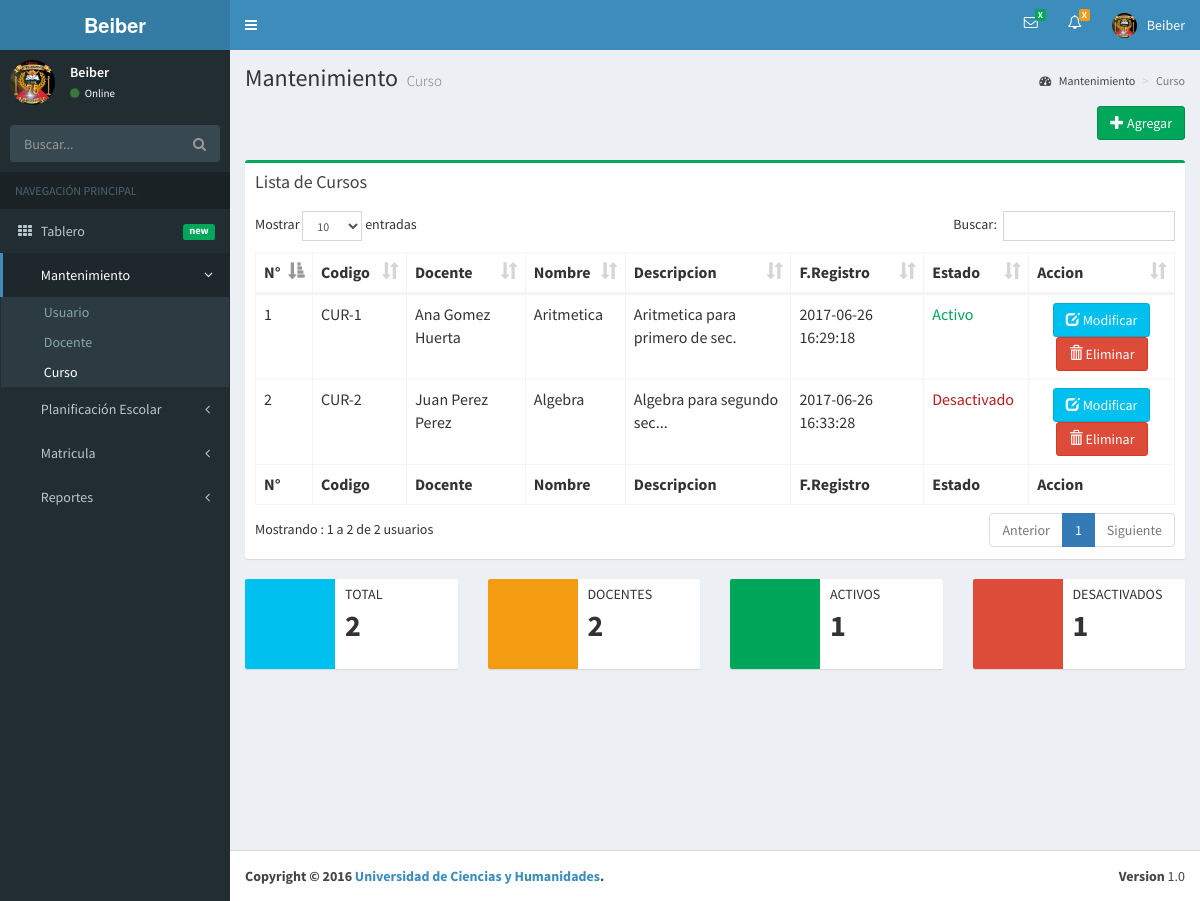
Screenshot of /AppColegio/view/menu.php?p=menu_curso (signed in) with the database file from the repository.
### tables this page shows
CREATE TABLE `col_curso` (
  `id_curso` int(11) NOT NULL,
  `codigo_curso` varchar(10) NOT NULL,
  `nombre_curso` varchar(150) DEFAULT NULL,
  `descripcion_curso` varchar(500) DEFAULT NULL,
  `fregistro_curso` datetime DEFAULT NULL,
  `estado_curso` int(11) DEFAULT NULL,
  `col_Docente_id_docente` int(11) NOT NULL
);

CREATE TABLE `col_docente` (
  `id_docente` int(11) NOT NULL,
  `codigo_docente` varchar(10) NOT NULL,
  `dni_docente` varchar(10) DEFAULT NULL,
  `nombre_docente` varchar(200) DEFAULT NULL,
  `ap_docente` varchar(200) DEFAULT NULL,
  `am_docente` varchar(200) DEFAULT NULL,
  `sexo_docente` char(1) NOT NULL,
  `email_docente` varchar(100) DEFAULT NULL,
  `telefono_docente` varchar(9) DEFAULT NULL,
  `celular_docente` varchar(9) DEFAULT NULL,
  `fregistro_docente` datetime DEFAULT NULL,
  `estado_docente` int(11) DEFAULT NULL
);

### AppColegio/view/menu.php (called while the page is built)
<?php
    $pagina = isset($_GET['p']) ? strtolower($_GET['p']) : 'menu_principal';
    require_once 'pages/header.php';
    require_once 'pages/'.$pagina.'.php';
    require_once 'pages/footer.php';
?>

### AppColegio/dao/CursoDAO.php (called while the page is built, shortened)
<?php
class CursoDAO {
    public function readAllCurso() {
        $arreglo = null;
        try {
            $conexion = new Conexion();
            $cn = $conexion->getConexion();
            $sql = "SELECT "
                    . "col_curso.codigo_curso,"
                    . "col_curso.nombre_curso,"
                    . "col_curso.descripcion_curso,"
                    . "col_curso.fregistro_curso,"
                    . "col_curso.estado_curso,"
                    . "col_curso.col_Docente_id_docente,"
                    . "col_docente.id_docente,"
                    . "col_docente.nombre_docente,"
                    . "col_docente.ap_docente,"
                    . "col_docente.am_docente"
                    . " FROM col_curso INNER JOIN col_docente ON col_docente.id_docente=col_curso.col_Docente_id_docente ORDER BY fregistro_curso";
            $statement = $cn->prepare($sql);
            if ($statement->execute()) {
                while ($resultado = $statement->fetch()) {
                    $arreglo[] = $resultado;
                }
            }
        } catch (Exception $ex) {
            echo $ex->getMessage();
        }
        return $arreglo;
    }
    public function curActivo() {
        $arreglo = null;
        $cant = 0;
        $estado = 1;
        try {
            $conexion = new Conexion();
            $cn = $conexion->getConexion();
            $sql = "SELECT estado_curso FROM col_curso WHERE estado_curso=:estado";
            $statement = $cn->prepare($sql);
            $statement->bindParam(":estado", $estado);
            if ($statement->execute()) {
                while ($resultado = $statement->fetch()) {
                    $arreglo[] = $resultado;
                }
                $cant = count($arreglo);
            }
        } catch (Exception $ex) {
            echo $ex->getMessage();
        }
        return $cant;
    }
    public function curDesactivo() {
        $arreglo = null;
        $cant = 0;
        $estado = 0;
        try {
            $conexion = new Conexion();
            $cn = $conexion->getConexion();
            $sql = "SELECT estado_curso FROM col_curso WHERE estado_curso=:estado";
            $statement = $cn->prepare($sql);
            $statement->bindParam(":estado", $estado);
            if ($statement->execute()) {
                while ($resultado = $statement->fetch()) {
                    $arreglo[] = $resultado;
                }
                $cant = count($arreglo);
            }
        } catch (Exception $ex) {
            echo $ex->getMessage();
        }
        return $cant;
    }
}

### AppColegio/controller/CursoListaController.php (called while the page is built)
<?php
require_once '../dao/CursoDAO.php';
class CursoListaController {
    public $cur;
    function __construct() {
        $this->cur = new CursoDAO();
    }
    public function lista() {
        return $this->cur->readAllCurso();
    }
}

### AppColegio/dao/DocenteDAO.php (called while the page is built, shortened)
<?php
class DocenteDAO {
    public function readAllDocente() {
        $arreglo = null;
        try {
            $conexion = new Conexion();
            $cn = $conexion->getConexion();
            $sql = "SELECT "
                    . "id_docente,"
                    . "codigo_docente,"
                    . "dni_docente,"
                    . "nombre_docente,"
                    . "ap_docente,"
                    . "am_docente,"
                    . "sexo_docente,"
                    . "email_docente,"
                    . "telefono_docente,"
                    . "celular_docente,"
                    . "fregistro_docente,"
                    . "estado_docente"
                    . " FROM col_docente ORDER BY fregistro_docente";
            $statement = $cn->prepare($sql);
            if ($statement->execute()) {
                while ($resultado = $statement->fetch()) {
                    $arreglo[] = $resultado;
                }
            }
        } catch (Exception $ex) {
            echo $ex->getMessage();
        }
        return $arreglo;
    }
}

### AppColegio/controller/DocenteListaController.php (called while the page is built)
<?php
require_once '../dao/DocenteDAO.php';
class DocenteListaController {
    public $doc;
    function __construct() {
        $this->doc = new DocenteDAO();
    }
    public function lista() {
        return $this->doc->readAllDocente();
    }
}

### AppColegio/view/pages/menu_curso.php (the view, shortened to what this page needs)
<?php
require_once '../controller/CursoListaController.php';
require_once '../controller/DocenteListaController.php';
$docente=new DocenteListaController();
$curso = new CursoListaController();
$objcur = new CursoDAO();
$listadocente=$docente->lista();
$lista = $curso->lista();
$totalcur = count($lista);
$totalDoc= count($listadocente);
$curActivo = $objcur->curActivo();
$curDesactivo = $objcur->curDesactivo();
?>
<div class="content-wrapper">
    <section class="content-header">
        <h1>
            Mantenimiento
            <small>Curso</small>
        </h1>
        <ol class="breadcrumb">
            <li><a href="#"><i class="fa fa-dashboard"></i> Mantenimiento</a></li>
            <li class="active">Curso</li>
        </ol>
    </section>
    <section class="content">
        <div class="row">
            <div class="col-sm-12" style="text-align: right">
                <button type="button" class="btn btn-success" data-toggle="modal" data-target="#dataRegisterCUR"><i class='glyphicon glyphicon-plus'></i> Agregar</button>
                <br> <br>
            </div>
        </div>
        <div id="panelito_usuario">
            <div class="box box-success">
                <div class="box-header">
                    <h3 class="box-title">Lista de Cursos</h3>
                </div>
                <div class="box-body">
                    <div class="row">
                        <div class="col-sm-12">
                            <table id="example1" class="table table-bordered">
                                <thead>
                                    <tr>
                                        <th>N°</th>
                                        <th>Codigo</th>
                                        <th>Docente</th>
                                        <th>Nombre</th>
                                        <th>Descripcion</th>
                                        <th>F.Registro</th>
                                        <th>Estado</th>
                                        <th>Accion</th>
                                    </tr>
                                </thead>
                                <tbody>
                                    <?php
                                    if (isset($lista)) {
                                        $contador = 1;
                                        $estado = "";
                                        foreach ($lista as $cur_lista) {
                                            if ($cur_lista['estado_curso'] == 1) {
                                                $estado = "<p style='color:#00a65a'>Activo</p>";
                                            } else {
                                                $estado = "<p style='color:#b71c1c'>Desactivado</p>";
                                            }
                                            ?>
                                            <tr>
                                                <td><?= $contador ?></td>
                                                <td><?= $cur_lista['codigo_curso'] ?></td>
                                                <td><?= $cur_lista['nombre_docente']." ".$cur_lista['ap_docente']." ".$cur_lista['am_docente'] ?></td>
                                                <td><?= $cur_lista['nombre_curso'] ?></td>
                                                <td><?= $cur_lista['descripcion_curso'] ?></td>
                                                <td><?= $cur_lista['fregistro_curso'] ?></td>
                                                <td><?= $estado ?></td>
                                                <td><center><button data-toggle="modal" data-target="#dataUpdateCUR" class="btn btn-info"
                                                            data-codigo_curso="<?= $cur_lista['codigo_curso'] ?>"  data-id_docente="<?= $cur_lista['id_docente'] ?>"
                                                            data-nombre_curso="<?= $cur_lista['nombre_curso'] ?>" data-descripcion_curso="<?= $cur_lista['descripcion_curso'] ?>"
                                                            data-fregistro_curso="<?= $cur_lista['fregistro_curso'] ?>" data-estado_curso="<?= $cur_lista['estado_curso'] ?>"
                                                            ><i class="glyphicon glyphicon-edit"></i> Modificar</button>
                                            <button data-toggle="modal" data-target="#dataEliminarCUR" class="btn btn-danger" data-codigo_curso="<?= $cur_lista['codigo_curso'] ?>"><i class="glyphicon glyphicon-trash"></i> Eliminar</button></center>
                                        </td>
                                        </tr>
                                        <?php
                                        $contador ++;
                                    }
                                } else {
                                    ?>
                                    <tr>
                                        <td colspan="10" style="text-align: center"><h3>No hay registro de Cursos</h3></td>
                                    </tr>
                                    <?php
                                }
                                ?>
                                </tbody>
                                <tfoot>
                                    <tr>
                                        <th>N°</th>
                                        <th>Codigo</th>
                                        <th>Docente</th>
                                        <th>Nombre</th>
                                        <th>Descripcion</th>
                                        <th>F.Registro</th>
                                        <th>Estado</th>
                                        <th>Accion</th>
                                    </tr>
                                </tfoot>
                            </table>
                        </div>
                    </div>
                </div>
            </div>
        </div>
        <div class="row">
            <div class="col-md-3 col-sm-6 col-xs-12">
                <div class="info-box">
                    <span class="info-box-icon bg-aqua"><i class="ion-ios-book">&nbsp;</i></span>
                    <div class="info-box-content">
                        <span class="info-box-text">Total</span>
                        <span class="info-box-number"><p style="font-size: 30px"><?= $totalcur ?></p></span>
                    </div>
                </div>
            </div>
            <div class="col-md-3 col-sm-6 col-xs-12">
                <div class="info-box">
                    <span class="info-box-icon bg-yellow"><i class="ion-person">&nbsp;</i></span>
                    <div class="info-box-content">
                        <span class="info-box-text">Docentes</span>
                        <span class="info-box-number"><p style="font-size: 30px"><?= $totalDoc ?></p></span>
                    </div>
                </div>
            </div>
            <div class="col-md-3 col-sm-6 col-xs-12">
                <div class="info-box">
                    <span class="info-box-icon bg-green"><i class="ion-heart">&nbsp;</i></span>
                    <div class="info-box-content">
                        <span class="info-box-text">Activos</span>
                        <span class="info-box-number"><p style="font-size: 30px"><?= $curActivo ?></p></span>
                    </div>
                </div>
            </div>
            <div class="col-md-3 col-sm-6 col-xs-12">
                <div class="info-box">
                    <span class="info-box-icon bg-red"><i class="ion-locked">&nbsp;</i></span>
                    <div class="info-box-content">
                        <span class="info-box-text">Desactivados</span>
                        <span class="info-box-number"><p style="font-size: 30px"><?= $curDesactivo ?></p></span>
                    </div>
                </div>
            </div>
        </div>
    </section>
</div>

### rows the page displays
col_curso: codigo_curso "CUR-1", col_Docente_id_docente.nombre_docente "Ana", col_Docente_id_docente.ap_docente "Gomez", col_Docente_id_docente.am_docente "Huerta", nombre_curso "Aritmetica", descripcion_curso "Aritmetica para primero de sec.", fregistro_curso "2017-06-26 16:29:18", estado_curso "Activo"
col_curso: codigo_curso "CUR-2", col_Docente_id_docente.nombre_docente "Juan", col_Docente_id_docente.ap_docente "Perez", col_Docente_id_docente.am_docente "Perez", nombre_curso "Algebra", descripcion_curso "Algebra para segundo sec...", fregistro_curso "2017-06-26 16:33:28", estado_curso "Desactivado"

### other values shown
$usuario "Beiber"
$totalcur "2"
$totalDoc "2"
$curActivo "1"
$curDesactivo "1"
